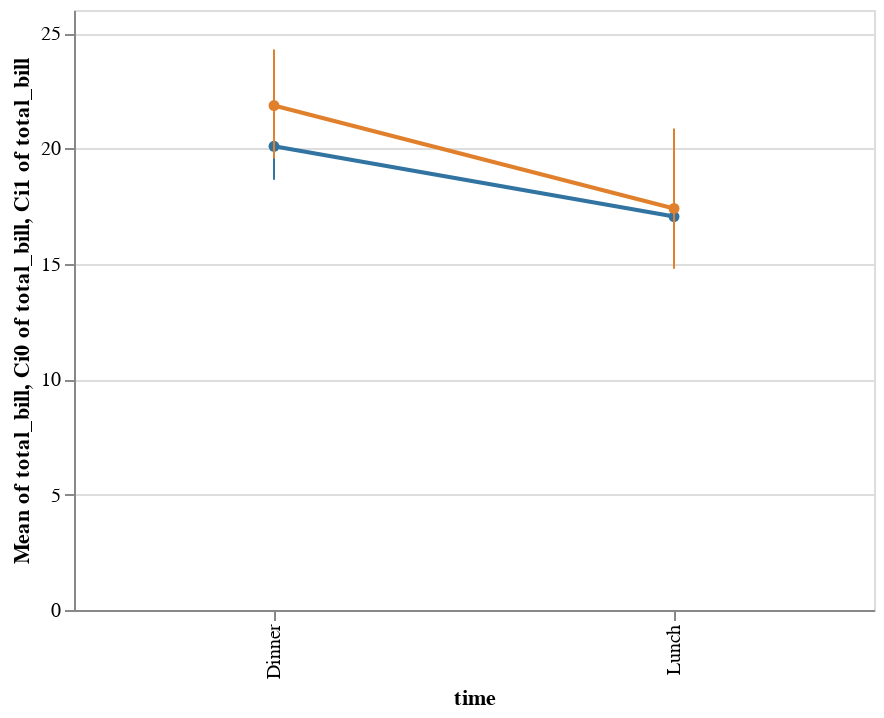

Source (notebook cell):
### Code cell
display(salt.pointplot(x="time", y="total_bill", hue="smoker", data=tips))
ax = sns.pointplot(x="time", y="total_bill", hue="smoker", data=tips, markers=["o", "x"], linestyles=["-", "--"])

### Figure 1 — Vega-Lite specification as saved in the notebook (floating-point values rounded to 4 significant figures; data arrays with more than 128 entries replaced by an {"elided": "..."} marker saying what was removed)
{"$schema": "https://vega.github.io/schema/vega-lite/v2.4.1.json", "config": {"range": {"category": ["rgba(49,115,161,1)", "rgba(224,128,44,1)", "rgba(58,145,58,1)", "rgba(192,60,61,1)", "rgba(147,113,178,1)", "rgba(131,91,83,1)", "rgba(213,132,188,1)", "rgba(127,127,127,1)", "rgba(168,169,53,1)", "rgba(45,171,184,1)"]}, "view": {"height": 300, "width": 400}}, "data": {"values": {"elided": "244 records"}}, "layer": [{"encoding": {"color": {"field": "smoker", "type": "nominal"}, "x": {"field": "time", "type": "nominal"}, "y": {"aggregate": "mean", "field": "total_bill", "type": "quantitative"}}, "mark": "circle"}, {"encoding": {"color": {"field": "smoker", "type": "nominal"}, "x": {"field": "time", "type": "nominal"}, "y": {"aggregate": "mean", "field": "total_bill", "type": "quantitative"}}, "mark": "line"}, {"encoding": {"color": {"field": "smoker", "legend": null, "type": "nominal"}, "x": {"field": "time", "type": "nominal"}, "y": {"aggregate": "ci0", "field": "total_bill", "type": "quantitative"}, "y2": {"aggregate": "ci1", "field": "total_bill", "type": "quantitative"}}, "mark": "rule"}]}
